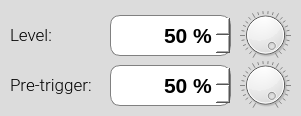
            <widget class="QGroupBox" name="groupBox_t_19">
             <property name="enabled">
              <bool>true</bool>
             </property>
             <property name="geometry">
              <rect>
               <x>10</x>
               <y>125</y>
               <width>301</width>
               <height>116</height>
              </rect>
             </property>
             <property name="minimumSize">
              <size>
               <width>0</width>
               <height>0</height>
              </size>
             </property>
             <property name="maximumSize">
              <size>
               <width>16777215</width>
               <height>10000</height>
              </size>
             </property>
             <property name="font">
              <font>
               <family>Roboto Medium</family>
               <pointsize>11</pointsize>
              </font>
             </property>
             <property name="styleSheet">
              <string notr="true">QGroupBox {background-color: rgb(220,220,220);border: 0px solid rgb(150,150,150); border-radius: 5px;  margin-top: 0.5em;}; 
QGroupBox::title {subcontrol-origin: margin;left: 10px;padding: 0 3px 0 3px;}</string>
             </property>
             <property name="title">
              <string/>
             </property>
             <widget class="QDial2" name="dial_trigPre">
              <property name="geometry">
               <rect>
                <x>240</x>
                <y>60</y>
                <width>51</width>
                <height>50</height>
               </rect>
              </property>
              <property name="toolTip">
               <string>CH1 vertical position</string>
              </property>
              <property name="minimum">
               <number>1</number>
              </property>
              <property name="maximum">
               <number>99</number>
              </property>
              <property name="value">
               <number>99</number>
              </property>
              <property name="tracking">
               <bool>true</bool>
              </property>
              <property name="orientation">
               <enum>Qt::Horizontal</enum>
              </property>
              <property name="invertedAppearance">
               <bool>false</bool>
              </property>
              <property name="wrapping">
               <bool>false</bool>
              </property>
              <property name="notchTarget">
               <double>4.000000000000000</double>
              </property>
              <property name="notchesVisible">
               <bool>true</bool>
              </property>
             </widget>
             <widget class="QDial2" name="dial_trigVal">
              <property name="geometry">
               <rect>
                <x>240</x>
                <y>10</y>
                <width>51</width>
                <height>50</height>
               </rect>
              </property>
              <property name="toolTip">
               <string>CH1 vertical position</string>
              </property>
              <property name="minimum">
               <number>0</number>
              </property>
              <property name="maximum">
               <number>100</number>
              </property>
              <property name="value">
               <number>100</number>
              </property>
              <property name="tracking">
               <bool>true</bool>
              </property>
              <property name="orientation">
               <enum>Qt::Horizontal</enum>
              </property>
              <property name="invertedAppearance">
               <bool>false</bool>
              </property>
              <property name="wrapping">
               <bool>false</bool>
              </property>
              <property name="notchTarget">
               <double>4.000000000000000</double>
              </property>
              <property name="notchesVisible">
               <bool>true</bool>
              </property>
             </widget>
             <widget class="QLabel" name="label_dial1_6">
              <property name="geometry">
               <rect>
                <x>240</x>
                <y>10</y>
                <width>51</width>
                <height>50</height>
               </rect>
              </property>
              <property name="text">
               <string/>
              </property>
              <property name="pixmap">
               <pixmap resource="../../resources/resources.qrc">:/main/img/dial1.png</pixmap>
              </property>
              <property name="scaledContents">
               <bool>false</bool>
              </property>
             </widget>
             <widget class="QLabel" name="label_dial1_7">
              <property name="geometry">
               <rect>
                <x>240</x>
                <y>60</y>
                <width>51</width>
                <height>50</height>
               </rect>
              </property>
              <property name="text">
               <string/>
              </property>
              <property name="pixmap">
               <pixmap resource="../../resources/resources.qrc">:/main/img/dial1.png</pixmap>
              </property>
              <property name="scaledContents">
               <bool>false</bool>
              </property>
             </widget>
             <widget class="QSpinBox" name="spinBox_trigVal">
              <property name="geometry">
               <rect>
                <x>110</x>
                <y>15</y>
                <width>121</width>
                <height>41</height>
               </rect>
              </property>
              <property name="styleSheet">
               <string notr="true">QSpinBox { background-color: rgba(255,255,255, 1.0);border: 1px solid gray; border-radius:10px;
				   text-align:right;font-family:'Roboto Mono Medium','Roboto'; font-size:16pt; font-weight:500;  }

QSpinBox::up-button { 
	height:22px; 
	width: 30px;
	border: 0px;
	image: url(:/main/img/arrow_up4.png);
}

QSpinBox::down-button {
	height:22px; 
	width: 30px;
	border: 0px;
	image: url(:/main/img/arrow_down4.png);
 }

QSpinBox::up-button:hover { 
	image: url(:/main/img/arrow_up4b.png);
}

QSpinBox::down-button:hover {
	image: url(:/main/img/arrow_down4b.png);
 }

QSpinBox:disabled { background-color: rgba(220,220,220, 1.0); border: 1px transparent; border-radius:10px;
                                          border: 1px solid gray; border-radius:10px;
                                          text-align:right;font-family:'Roboto Mono Medium','Roboto'; font-size:16pt; font-weight:500; }

QSpinBox::up-button:disabled { height:22px; width: 30px; border: 0px; image: url(:/main/img/arrow_up3.png); }

QSpinBox::down-button:disabled { height:22px; width: 30px; border: 0px; image: url(:/main/img/arrow_down3.png); }
</string>
              </property>
              <property name="wrapping">
               <bool>false</bool>
              </property>
              <property name="alignment">
               <set>Qt::AlignRight|Qt::AlignTrailing|Qt::AlignVCenter</set>
              </property>
              <property name="buttonSymbols">
               <enum>QAbstractSpinBox::UpDownArrows</enum>
              </property>
              <property name="accelerated">
               <bool>false</bool>
              </property>
              <property name="keyboardTracking">
               <bool>false</bool>
              </property>
              <property name="showGroupSeparator" stdset="0">
               <bool>false</bool>
              </property>
              <property name="suffix">
               <string> %</string>
              </property>
              <property name="minimum">
               <number>0</number>
              </property>
              <property name="maximum">
               <number>100</number>
              </property>
              <property name="value">
               <number>50</number>
              </property>
             </widget>
             <widget class="QSpinBox" name="spinBox_trigPre">
              <property name="enabled">
               <bool>true</bool>
              </property>
              <property name="geometry">
               <rect>
                <x>110</x>
                <y>65</y>
                <width>121</width>
                <height>41</height>
               </rect>
              </property>
              <property name="styleSheet">
               <string notr="true">QSpinBox { background-color: rgba(255,255,255, 1.0);border: 1px solid gray; border-radius:10px;
				   text-align:right;font-family:'Roboto Mono Medium','Roboto'; font-size:16pt; font-weight:500;  }

QSpinBox::up-button { 
	height:22px; 
	width: 30px;
	border: 0px;
	image: url(:/main/img/arrow_up4.png);
}

QSpinBox::down-button {
	height:22px; 
	width: 30px;
	border: 0px;
	image: url(:/main/img/arrow_down4.png);
 }

QSpinBox::up-button:hover { 
	image: url(:/main/img/arrow_up4b.png);
}

QSpinBox::down-button:hover {
	image: url(:/main/img/arrow_down4b.png);
 }

QSpinBox:disabled { background-color: rgba(220,220,220, 1.0); border: 1px transparent; border-radius:10px;
                                          border: 1px solid gray; border-radius:10px;
                                          text-align:right;font-family:'Roboto Mono Medium','Roboto'; font-size:16pt; font-weight:500; }

QSpinBox::up-button:disabled { height:22px; width: 30px; border: 0px; image: url(:/main/img/arrow_up3.png); }

QSpinBox::down-button:disabled { height:22px; width: 30px; border: 0px; image: url(:/main/img/arrow_down3.png); }
</string>
              </property>
              <property name="wrapping">
               <bool>false</bool>
              </property>
              <property name="alignment">
               <set>Qt::AlignRight|Qt::AlignTrailing|Qt::AlignVCenter</set>
              </property>
              <property name="buttonSymbols">
               <enum>QAbstractSpinBox::UpDownArrows</enum>
              </property>
              <property name="accelerated">
               <bool>false</bool>
              </property>
              <property name="keyboardTracking">
               <bool>false</bool>
              </property>
              <property name="showGroupSeparator" stdset="0">
               <bool>false</bool>
              </property>
              <property name="suffix">
               <string> %</string>
              </property>
              <property name="minimum">
               <number>1</number>
              </property>
              <property name="maximum">
               <number>99</number>
              </property>
              <property name="value">
               <number>50</number>
              </property>
             </widget>
             <widget class="QLabel" name="label_6">
              <property name="geometry">
               <rect>
                <x>10</x>
                <y>25</y>
                <width>41</width>
                <height>21</height>
               </rect>
              </property>
              <property name="font">
               <font>
                <family>Roboto Light</family>
                <pointsize>13</pointsize>
                <weight>50</weight>
                <bold>false</bold>
               </font>
              </property>
              <property name="styleSheet">
               <string notr="true">color:black;</string>
              </property>
              <property name="text">
               <string>Level:</string>
              </property>
             </widget>
             <widget class="QLabel" name="label_7">
              <property name="geometry">
               <rect>
                <x>10</x>
                <y>75</y>
                <width>81</width>
                <height>21</height>
               </rect>
              </property>
              <property name="font">
               <font>
                <family>Roboto Light</family>
                <pointsize>13</pointsize>
                <weight>50</weight>
                <bold>false</bold>
               </font>
              </property>
              <property name="styleSheet">
               <string notr="true">color:black;</string>
              </property>
              <property name="text">
               <string>Pre-trigger:</string>
              </property>
             </widget>
             <zorder>label_dial1_6</zorder>
             <zorder>label_dial1_7</zorder>
             <zorder>spinBox_trigVal</zorder>
             <zorder>spinBox_trigPre</zorder>
             <zorder>label_6</zorder>
             <zorder>label_7</zorder>
             <zorder>dial_trigPre</zorder>
             <zorder>dial_trigVal</zorder>
            </widget>
